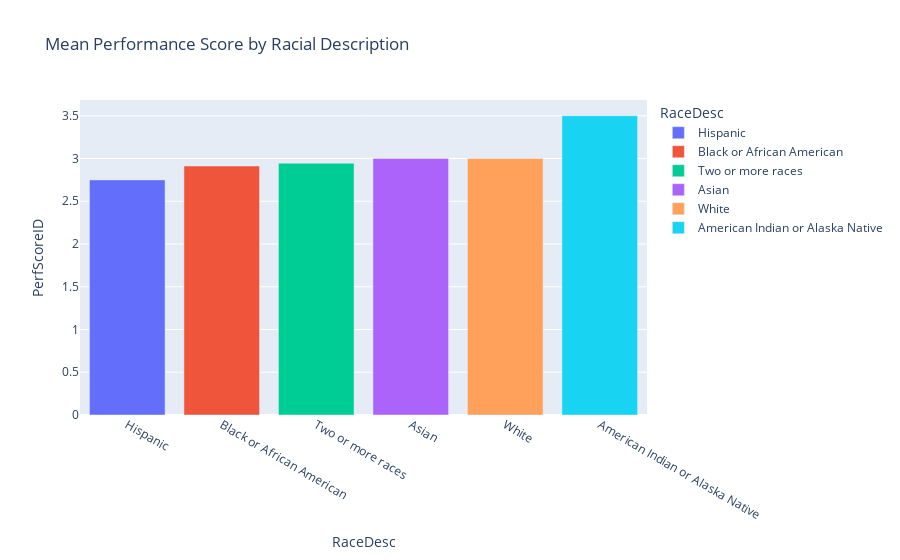

The cell this chart's notebook holds for it:
### Code cell
# Using Plotly to Visualize Mean Performance Score by Manager ID:
fig = px.bar(performance_race, x= 'RaceDesc', y = 'PerfScoreID',  color = 'RaceDesc', 
             title='Mean Performance Score by Racial Description')
fig.show()

### Figure 1 — Plotly figure (JSON) as saved in the notebook; plotly's stock layout.template omitted (floating-point values rounded to 4 significant figures)
{"data": [{"alignmentgroup": "True", "hovertemplate": "RaceDesc=%{x}<br>PerfScoreID=%{y}<extra></extra>", "legendgroup": "Hispanic", "marker": {"color": "#636efa"}, "name": "Hispanic", "offsetgroup": "Hispanic", "orientation": "v", "showlegend": true, "textposition": "auto", "type": "bar", "x": ["Hispanic"], "xaxis": "x", "y": [2.75], "yaxis": "y"}, {"alignmentgroup": "True", "hovertemplate": "RaceDesc=%{x}<br>PerfScoreID=%{y}<extra></extra>", "legendgroup": "Black or African American", "marker": {"color": "#EF553B"}, "name": "Black or African American", "offsetgroup": "Black or African American", "orientation": "v", "showlegend": true, "textposition": "auto", "type": "bar", "x": ["Black or African American"], "xaxis": "x", "y": [2.912], "yaxis": "y"}, {"alignmentgroup": "True", "hovertemplate": "RaceDesc=%{x}<br>PerfScoreID=%{y}<extra></extra>", "legendgroup": "Two or more races", "marker": {"color": "#00cc96"}, "name": "Two or more races", "offsetgroup": "Two or more races", "orientation": "v", "showlegend": true, "textposition": "auto", "type": "bar", "x": ["Two or more races"], "xaxis": "x", "y": [2.944], "yaxis": "y"}, {"alignmentgroup": "True", "hovertemplate": "RaceDesc=%{x}<br>PerfScoreID=%{y}<extra></extra>", "legendgroup": "Asian", "marker": {"color": "#ab63fa"}, "name": "Asian", "offsetgroup": "Asian", "orientation": "v", "showlegend": true, "textposition": "auto", "type": "bar", "x": ["Asian"], "xaxis": "x", "y": [3], "yaxis": "y"}, {"alignmentgroup": "True", "hovertemplate": "RaceDesc=%{x}<br>PerfScoreID=%{y}<extra></extra>", "legendgroup": "White", "marker": {"color": "#FFA15A"}, "name": "White", "offsetgroup": "White", "orientation": "v", "showlegend": true, "textposition": "auto", "type": "bar", "x": ["White"], "xaxis": "x", "y": [3], "yaxis": "y"}, {"alignmentgroup": "True", "hovertemplate": "RaceDesc=%{x}<br>PerfScoreID=%{y}<extra></extra>", "legendgroup": "American Indian or Alaska Native", "marker": {"color": "#19d3f3"}, "name": "American Indian or Alaska Native", "offsetgroup": "American Indian or Alaska Native", "orientation": "v", "showlegend": true, "textposition": "auto", "type": "bar", "x": ["American Indian or Alaska Native"], "xaxis": "x", "y": [3.5], "yaxis": "y"}], "layout": {"barmode": "relative", "legend": {"title": {"text": "RaceDesc"}, "tracegroupgap": 0}, "title": {"text": "Mean Performance Score by Racial Description"}, "xaxis": {"anchor": "y", "categoryarray": ["Hispanic", "Black or African American", "Two or more races", "Asian", "White", "American Indian or Alaska Native"], "categoryorder": "array", "domain": [0, 1], "title": {"text": "RaceDesc"}}, "yaxis": {"anchor": "x", "domain": [0, 1], "title": {"text": "PerfScoreID"}}}}
